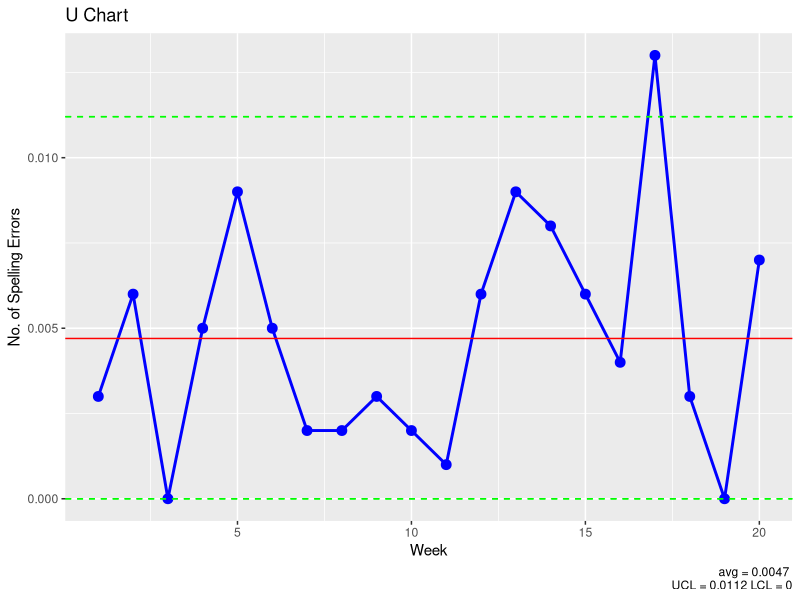
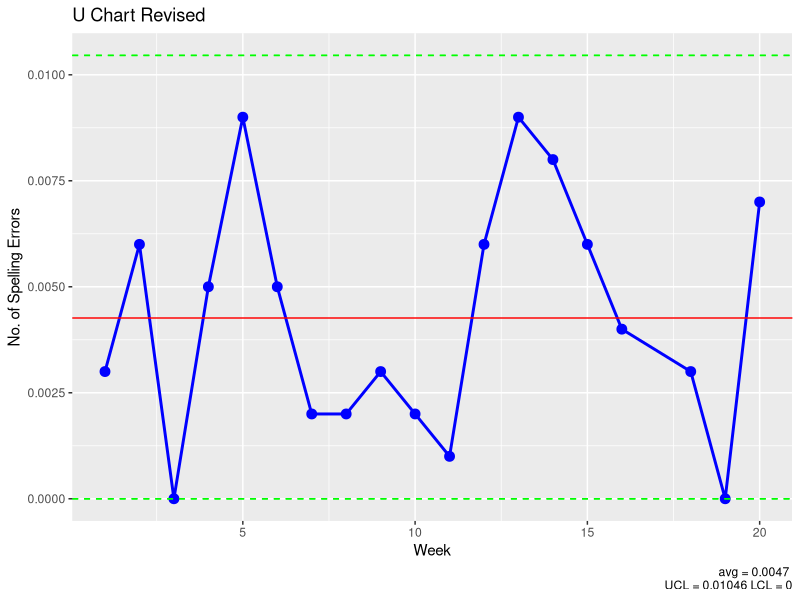

Generate these figures, in order, with R:
library(ggplot2)

# part a

# data
week <- 1:20
spelling_errors <- (c(3, 6, 0, 5, 9, 5, 2, 2, 3, 2, 1, 6, 9, 8, 6, 4, 13, 3, 0, 7))/1000

data_frame = data.frame(Week = week, Errors = spelling_errors)

# avg
avg <- (sum(spelling_errors) / (length(week)))

# ucl and lcl
center <- avg
ucl <- (center + 3 * sqrt(avg/1000))
lcl <- (max(center - 3 * sqrt(avg/1000), 0))

# plot
u_chart <- ggplot(data_frame, aes(x = Week, y = Errors)) +
  geom_line(color = 'blue', size = 1) +
  geom_point(color = 'blue', size = 3) +
  geom_hline(yintercept = c(center, ucl, lcl), linetype = c('solid', 'dashed', 'dashed'), color = c('red', 'green', 'green')) +
  geom_hline(yintercept = c(ucl, lcl), linetype = 'dashed', color = 'green') +
  labs(title = 'U Chart', x = 'Week', y = 'No. of Spelling Errors',
       caption = paste("avg =", round(center, 5), "\n", "UCL =", round(ucl, 5), "LCL =", round(lcl, 5)))

print(u_chart)

# statistical control check
out_of_control_points <- data_frame$Errors > ucl | data_frame$Errors < lcl
if (any(out_of_control_points)) {
  cat("Out-of-control points found at weeks:", data_frame$Week[out_of_control_points], "\n")
} else {
  cat("No out-of-control points found.\n")
}

cat("UCL =", ucl, "LCL =", lcl)
# part b

sample_weeks <- c(1:16, 18:20)
fraction_misspelled <- spelling_errors[sample_weeks]

data_frame_revised = data.frame(Week = sample_weeks, Errors = fraction_misspelled)


avg_revised <- (sum(fraction_misspelled) / (length(sample_weeks)))

# ucl and lcl
center_revised <- avg_revised
ucl_revised <- (center_revised + 3 * sqrt(avg_revised/1000))
lcl_revised <- (max(center_revised - 3 * sqrt(avg_revised/1000), 0))

# plot
u_chart_revised <- ggplot(data_frame_revised, aes(x = Week, y = Errors)) +
  geom_line(color = 'blue', size = 1) +
  geom_point(color = 'blue', size = 3) +
  geom_hline(yintercept = c(center_revised, ucl_revised, lcl_revised), linetype = c('solid', 'dashed', 'dashed'), color = c('red', 'green', 'green')) +
  geom_hline(yintercept = c(ucl_revised, lcl_revised), linetype = 'dashed', color = 'green') +
  labs(title = 'U Chart Revised', x = 'Week', y = 'No. of Spelling Errors',
       caption = paste("avg =", round(center, 5), "\n", "UCL =", round(ucl_revised, 5), "LCL =", round(lcl_revised, 5)))

print(u_chart_revised)

cat("Revised UCL =", ucl_revised, "Revised LCL = ", lcl_revised)